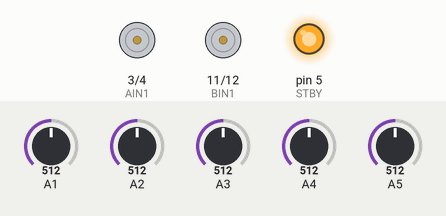
This sketch was run on a simulated Arduino Uno, built with avr-gcc and run on an emulated ATmega328P. Shown: motor-driver pin pairs drawn as motors (green arrow = first pin HIGH = forward, orange = second pin HIGH = backward, longer = more drive, scaled by the enable pin, stopped while the standby pin is LOW), output pins drawn as LEDs (lit = HIGH). Inputs (shaded band) come from the test bench; at power-on: A1 = 512, A3 = 512, A2 = 512, A4 = 512, A5 = 512.

Above: at 1.2 s.
1.3 s: A1 set to 483
At 1.6 s:
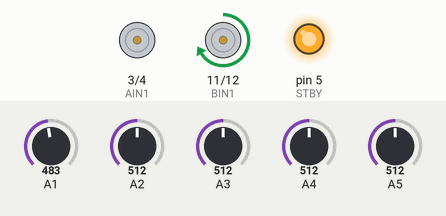
2.8 s: A3 set to 484
At 4.0 s:
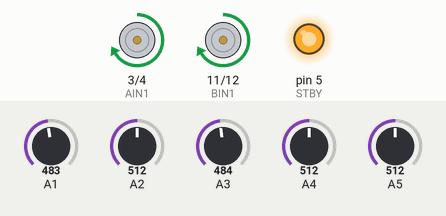
4.3 s: A2 set to 483
At 5.2 s:
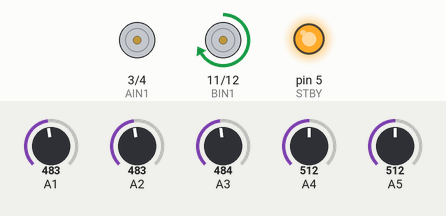
5.8 s: A2 set to 510
At 6.4 s:
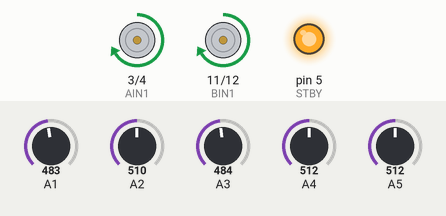
7.3 s: A2 set to 490
At 8.7 s:
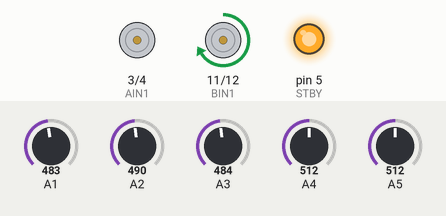
Timing chart, 0 to 9.8 s (numbered marks = the images above; inputs shaded):
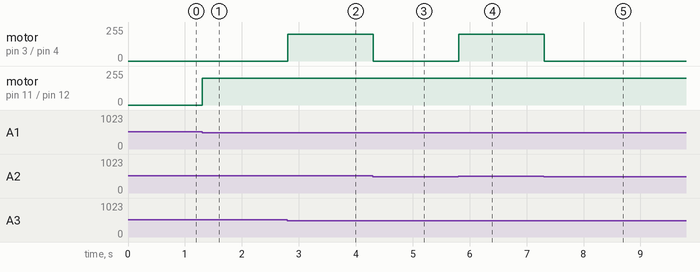

The sketch:

bangbangalgo.ino
```cpp
int STBY = 5;

int AIN1 = 3;
int AIN2 = 4;
int PWMA = 9;

int BIN1 = 11;
int BIN2 = 12;
int PWMB = 10;

const int threshold = 500;
void setup() {
  pinMode(STBY, OUTPUT);
  pinMode(AIN1, OUTPUT);
  pinMode(AIN2, OUTPUT);
  pinMode(PWMA, OUTPUT);
  pinMode(BIN1, OUTPUT);
  pinMode(BIN2, OUTPUT);
  pinMode(PWMB, OUTPUT);

  digitalWrite(STBY, HIGH);  // disable standby
}

void forward() {
  digitalWrite(AIN1, HIGH);
  digitalWrite(AIN2, LOW);
  digitalWrite(BIN1,HIGH);
  digitalWrite(BIN2,LOW);
  analogWrite(PWMB, 200);
  analogWrite(PWMA,200);
}
void right() {
  digitalWrite(AIN1, HIGH);
  digitalWrite(AIN2, LOW);
  digitalWrite(BIN1,LOW);
  digitalWrite(BIN2,LOW);
  analogWrite(PWMB, 0);
  analogWrite(PWMA,200);
}
void left() {
  digitalWrite(AIN1, LOW);
  digitalWrite(AIN2, LOW);
  digitalWrite(BIN1,HIGH);
  digitalWrite(BIN2,LOW);
  analogWrite(PWMB, 200);
  analogWrite(PWMA,0);
}
void back() {
  digitalWrite(AIN1, LOW);
  digitalWrite(AIN2, HIGH);
  digitalWrite(BIN1,LOW);
  digitalWrite(BIN2,HIGH);
  analogWrite(PWMB, 200);
  analogWrite(PWMA, 200);
}

void stop() {
  analogWrite(PWMA,0);
  analogWrite(PWMB,0);
  digitalWrite(AIN1, LOW);
  digitalWrite(AIN2, LOW);
  digitalWrite(BIN1,LOW);
  digitalWrite(BIN2,LOW);
}

void loop() {
  int sensorValue1 = analogRead(A1);
  int sensorValue2 = analogRead(A2);
  int sensorValue3 = analogRead(A3);
  int sensorValue4 = analogRead(A4);
  int sensorValue5 = analogRead(A5);

  // Convert to 0 or 1 based on threshold
  int b1 = (sensorValue1 < threshold) ? 0 : 1;
  int b2 = (sensorValue2 < threshold) ? 0 : 1;
  int b3 = (sensorValue3 < threshold) ? 0 : 1;
  int b4 = (sensorValue4 < threshold) ? 0 : 1;
  int b5 = (sensorValue5 < threshold) ? 0 : 1;

  if(b2==1&&b4==1&&b3==0){
    forward();
  }
  else if(b2==0||b1==0){
    left();
    //delay(500);
  }
  else if(b4==0||b5==0){
    right();
    //delay(500);
  }
  else{
    stop();
  }

  delay(10);
}
```

Measured:
- the behaviour switches between 500 and 499 on A1 (found by bisection; images 0 and 1)
- the behaviour switches between 500 and 499 on A3 (found by bisection; images 1 and 2)
- the behaviour switches between 500 and 499 on A2 (found by bisection; images 2 and 3)
- after the input at 1.3 s, motor on pin 11 (BIN1) / pin 12 (BIN2): stopped → forward 200/255 at once
- after the input at 2.8 s, motor on pin 3 (AIN1) / pin 4 (AIN2): stopped → forward 200/255 at once
- after the input at 4.3 s, motor on pin 3 (AIN1) / pin 4 (AIN2): forward 200/255 → stopped at once
- after the input at 5.8 s, motor on pin 3 (AIN1) / pin 4 (AIN2): stopped → forward 200/255 at once
- after the input at 7.3 s, motor on pin 3 (AIN1) / pin 4 (AIN2): forward 200/255 → stopped at once
